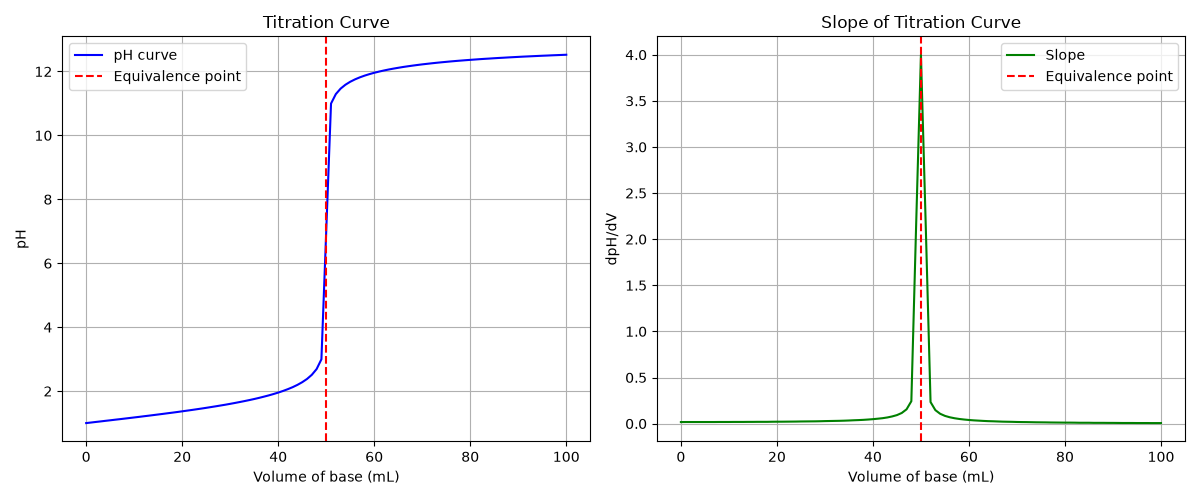

Generate this figure with Python:
import numpy as np
import matplotlib.pyplot as plt

# Read the experimental data
data = np.loadtxt("titration.csv", delimiter=",", skiprows=1)

V = data[:, 0]
pH = data[:, 1]

# Calculate the slope of the pH curve
slope = np.gradient(pH, V)

# Find the maximum slope
index = np.argmax(slope)

# Equivalence point
V_eq = V[index]

print("Equivalence point:", V_eq, "mL")
print("Maximum slope:", slope[index])

# Create two plots
fig, ax = plt.subplots(1, 2, figsize=(12, 5))

# First plot: pH versus volume
ax[0].plot(V, pH, 'b-', label="pH curve")
ax[0].axvline(V_eq, color='r', linestyle='--',
              label="Equivalence point")
ax[0].set_xlabel("Volume of base (mL)")
ax[0].set_ylabel("pH")
ax[0].set_title("Titration Curve")
ax[0].legend()
ax[0].grid()

# Second plot: slope versus volume
ax[1].plot(V, slope, 'g-', label="Slope")
ax[1].axvline(V_eq, color='r', linestyle='--',
              label="Equivalence point")
ax[1].set_xlabel("Volume of base (mL)")
ax[1].set_ylabel("dpH/dV")
ax[1].set_title("Slope of Titration Curve")
ax[1].legend()
ax[1].grid()

plt.tight_layout()
plt.savefig("titration.png")
plt.show()
